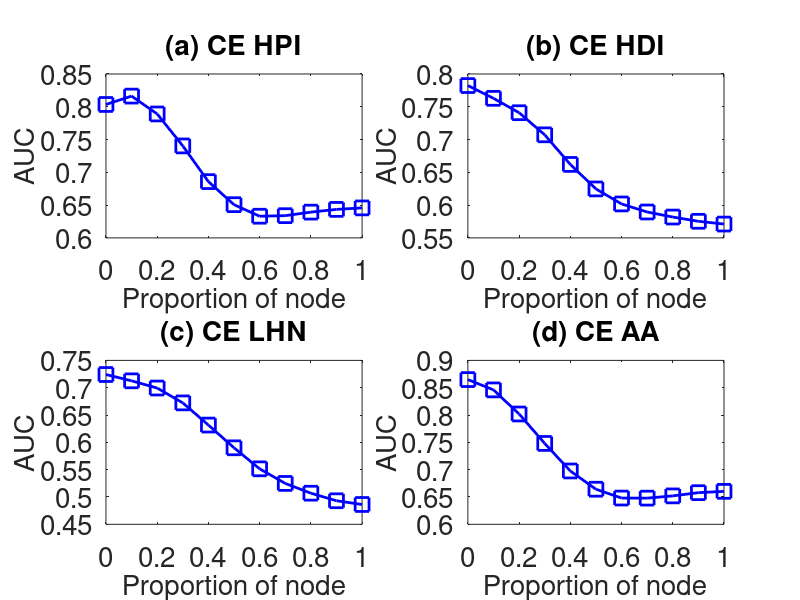

MATLAB code to generate this figure:
subplot(2,2,1);
x=0:0.1:1;
y=[0.8035	0.816263	0.789035	0.740285	0.685839	0.650667	0.633077	0.633908	0.639313	0.643476	0.645755
];
plot(x,y,'-bs','LineWidth',2,'MarkerSize',10);
set(gca,'FontSize',20);
xlabel('Proportion of node','fontsize',20);
ylabel('AUC','fontsize',20);
title('(a) CE HPI','fontsize',20);

subplot(2,2,2);
x=0:0.1:1;
y=[0.782331	0.762861	0.740931	0.707211	0.66207	0.624688	0.601788	0.589511	0.58181	0.575324	0.571102
];
plot(x,y,'-bs','LineWidth',2,'MarkerSize',10);
set(gca,'FontSize',20);
xlabel('Proportion of node','fontsize',20);
ylabel('AUC','fontsize',20);
title('(b) CE HDI','fontsize',20);

subplot(2,2,3);
x=0:0.1:1;
y=[0.72414	0.712593	0.699407	0.67222	0.631633	0.59001	0.551554	0.524835	0.506948	0.493099	0.486279
];
plot(x,y,'-bs','LineWidth',2,'MarkerSize',10);
set(gca,'FontSize',20);
xlabel('Proportion of node','fontsize',20);
ylabel('AUC','fontsize',20);
title('(c) CE LHN','fontsize',20);


subplot(2,2,4);
x=0:0.1:1;
y=[0.864866	0.846003	0.801898	0.748028	0.697609	0.66421	0.648056	0.647912	0.652012	0.657922	0.660308
];
plot(x,y,'-bs','LineWidth',2,'MarkerSize',10);
set(gca,'FontSize',20);
xlabel('Proportion of node','fontsize',20);
ylabel('AUC','fontsize',20);
title('(d) CE AA','fontsize',20);
